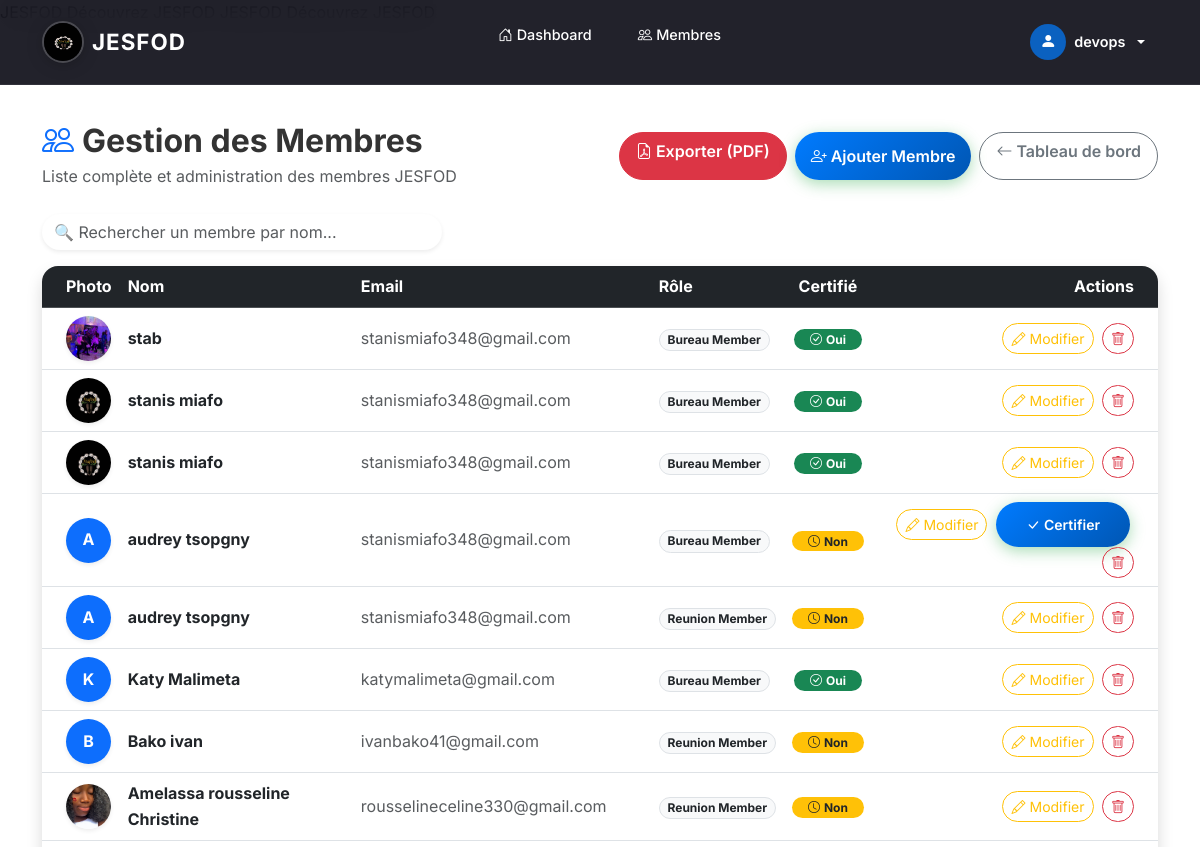
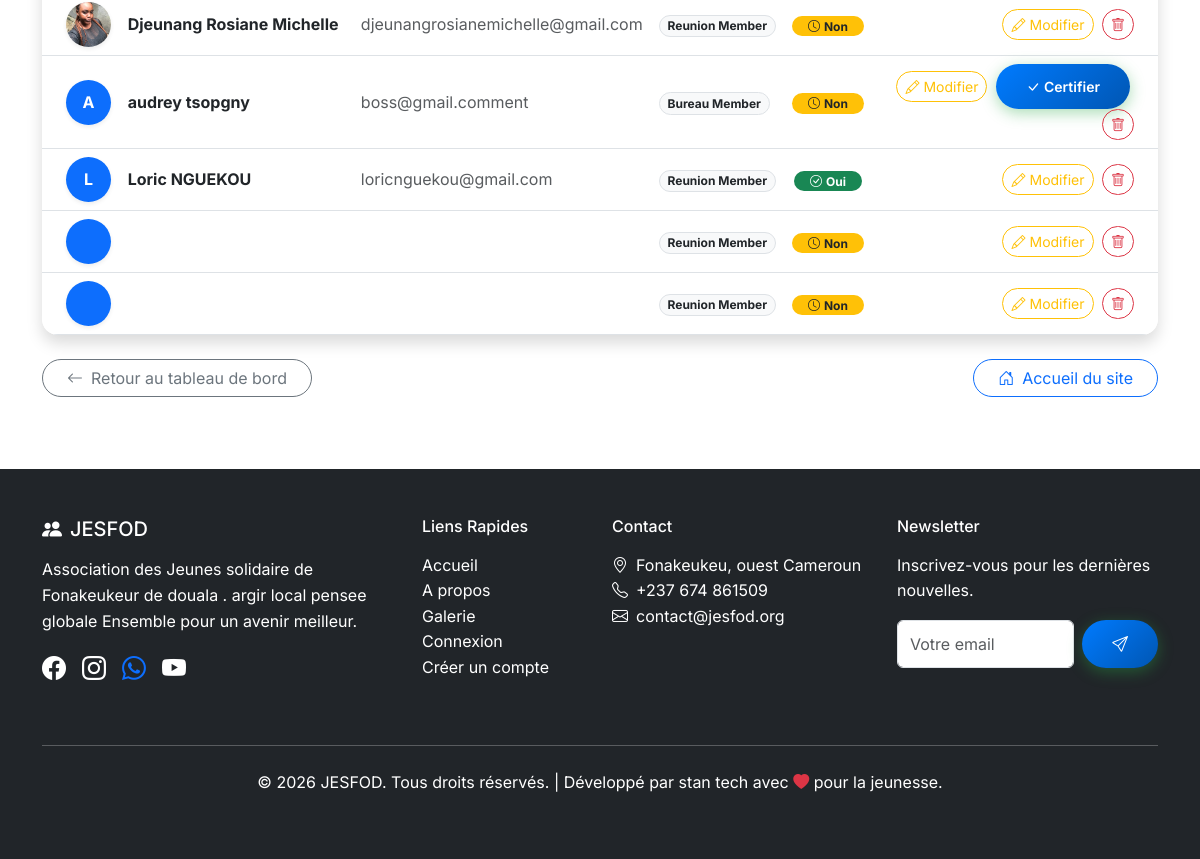
The page /adminjesfod/members/ (signed in) on the database as committed earlier (2 pictures, top to bottom).
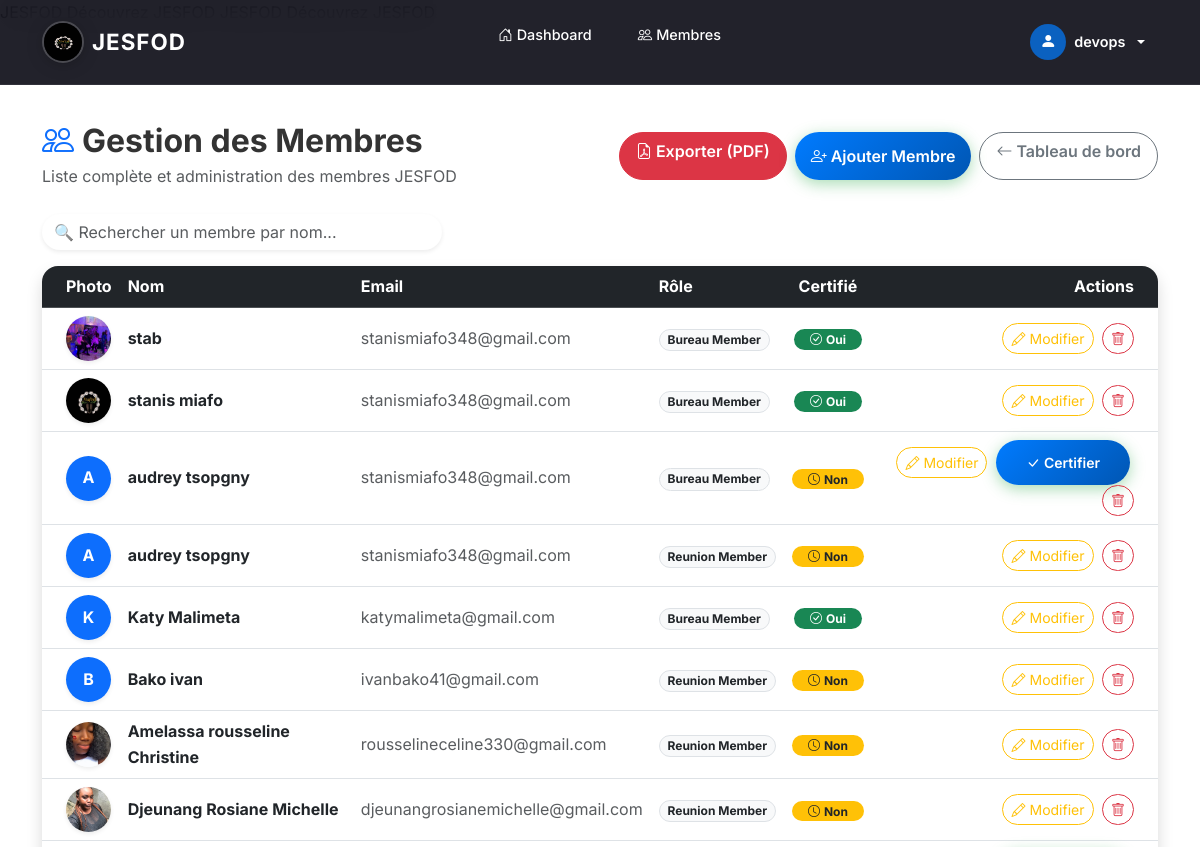
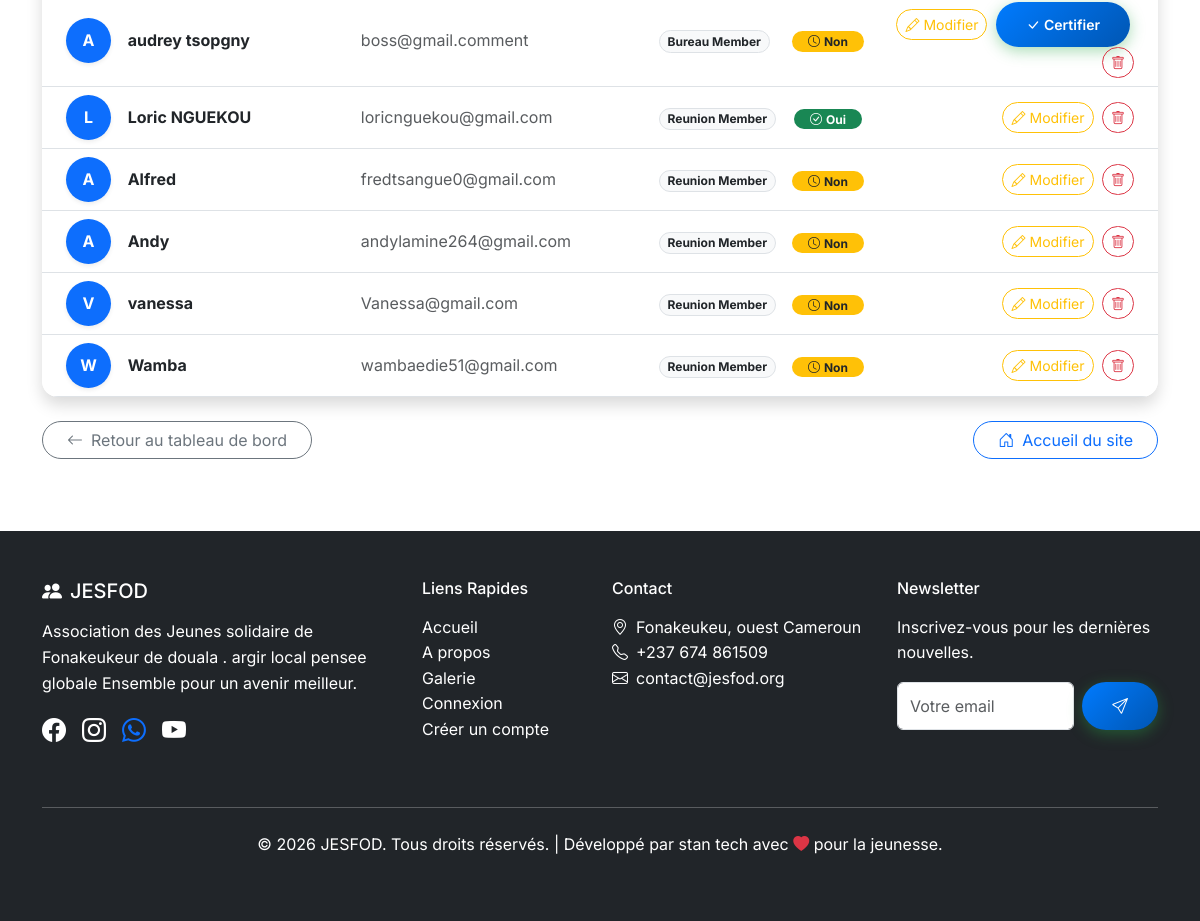
The same page on the database as committed later (2 pictures, top to bottom).
### menber_JESFOD/models.py (models this page shows, shortened)
class Member(models.Model):
    ROLE_CHOICES = [
        ('bureau', 'Bureau Member'),
        ('reunion', 'Reunion Member'),
    ]
    POSITION_CHOICES = [
        ('president', 'Président(e)'),
        ('vice_president', 'Vice-Président(e)'),
        ('secretaire_general', 'Secrétaire Général(e)'),
        ('secretaire_adjoint', 'Vice-Secrétaire'),
        ('censeur', 'Censeur'),
        ('charge_culturel', 'Chargé(e) des Affaires Culturelles'),
        ('charge_com', 'Chargé(e) de Communication'),
        ('charge_animation', 'Chargé(e) Animation'),
        ('tresorier', 'Trésorier(e)'),
        ('tresorier_adjoint', 'Trésorier(e) Adjoint(e)'),
        ('commissaire_comptes', 'Commissaire aux Comptes'),
        ('charge_sport', 'Chargé(e) des Sports'),
        ('sante', 'Chargé(e) de la Santé'),
        ('conseiller', 'Conseiller(e)'),
        ('membre', 'Membre du Bureau'),
        ('membre_reunion', 'Membre de Réunion'),
    ]
    SCHOOL_LEVEL_CHOICES = [
        ('primaire', 'Primaire'),
        ('college', 'Collège'),
        ('lycee', 'Lycée'),
        ('universite', 'Université'),
        ('master', 'Master'),
        ('doctorat', 'Doctorat'),
    ]
    user = models.OneToOneField(User, on_delete=models.CASCADE)
    name = models.CharField(max_length=100)
    email = models.EmailField()
    phone = models.CharField(max_length=20, blank=True)
    address = models.TextField(blank=True)
    profile_photo = models.ImageField(upload_to='profiles/', blank=True, null=True)
    school_level = models.CharField(max_length=20, choices=SCHOOL_LEVEL_CHOICES, blank=True)
    role = models.CharField(max_length=10, choices=ROLE_CHOICES, default='reunion')
    position = models.CharField(max_length=50, choices=POSITION_CHOICES, default='membre',
                                help_text="Poste occupé au sein du bureau (si applicable)")
    is_certified = models.BooleanField(default=False)
    certification_date = models.DateTimeField(null=True, blank=True)
    activities = models.TextField(blank=True, help_text="Activités et responsabilités du membre")
    @property
    def is_bureau(self):
        return self.role == 'bureau'
    @property
    def is_tresorier_access(self):
        return self.role == 'bureau' and self.position in ('president', 'vice_president', 'tresorier', 'tresorier_adjoint', 'commissaire_comptes')
    @property
    def is_secretaire_access(self):
        return self.role == 'bureau' and self.position in ('president', 'vice_president', 'secretaire_general', 'secretaire_adjoint')

### admin_JESFOD/views.py (the view)
# urls.py: path('members/', views.MemberListView.as_view(), name='member_list'),
class MemberListView(BureauRequiredMixin, ListView):
    model = Member
    template_name = 'admin_JESFOD/member_list.html'
    context_object_name = 'members'
    def get_queryset(self):
        return Member.objects.prefetch_related('finances').all()
    def get_context_data(self, **kwargs):
        context = super().get_context_data(**kwargs)
        context['is_admin_page'] = True
        return context

### admin_JESFOD/views.py (called while the page is built)
def is_bureau(user):
    try:
        return Member.objects.get(user=user).is_bureau
    except Member.DoesNotExist:
        return False

    def test_func(self):
        return is_bureau(self.request.user)

### admin_JESFOD/templates/admin_JESFOD/member_list.html (shortened to what the changed rows need)
{% extends 'base.html' %}
{% block content %}
<div class="container mt-4 py-4">
  <div class="d-flex justify-content-between align-items-center mb-4 flex-wrap gap-3">
    <div>
      <h2 class="fw-bold mb-1"><i class="bi bi-people text-primary me-2"></i>Gestion des Membres</h2>
    </div>
  </div>
  <div class="card border-0 shadow rounded-4 overflow-hidden">
    <div class="card-body p-0">
      <div class="table-responsive">
        <table class="table table-hover align-middle mb-0">
          <thead class="table-dark">
            <tr>
              <th class="ps-4">Photo</th>
              <th>Nom</th>
              <th>Email</th>
              <th>Rôle</th>
              <th class="text-center">Certifié</th>
              <th class="text-end pe-4">Actions</th>
            </tr>
          </thead>
          <tbody>
            {% for member in members %}
            <tr>
              <td class="ps-4">
                {% if member.profile_photo %}
                <img src="{{ member.profile_photo.url }}" alt="{{ member.name }}" class="rounded-circle shadow-sm" style="width: 45px; height: 45px; object-fit: cover;">
                {% else %}
                <div class="rounded-circle shadow-sm d-flex align-items-center justify-content-center fw-bold text-white bg-primary" style="width: 45px; height: 45px;">
                  {{ member.name.0|upper }}
                </div>
                {% endif %}
              </td>
              <td class="fw-bold text-dark">{{ member.name }}</td>
              <td class="text-muted">{{ member.email }}</td>
              <td><span class="badge bg-light text-dark border rounded-pill">{{ member.get_role_display }}</span></td>
              <td class="text-center">
                {% if member.is_certified %}
                  <span class="badge bg-success rounded-pill px-3 py-1"><i class="bi bi-check-circle me-1"></i>Oui</span>
                {% else %}
                  <span class="badge bg-warning text-dark rounded-pill px-3 py-1"><i class="bi bi-clock me-1"></i>Non</span>
                {% endif %}
              </td>
              <td class="text-end pe-4">
                <a href="{% url 'member_update' member.pk %}" class="btn btn-sm btn-outline-warning rounded-pill me-1"><i class="bi bi-pencil me-1"></i>Modifier</a>
                {% if not member.is_certified and member.role == 'bureau' %}
                <form action="{% url 'certify_member' member.pk %}" method="post" class="d-inline">
                  <button type="submit" class="btn btn-sm btn-success rounded-pill me-1"><i class="bi bi-check-lg me-1"></i>Certifier</button>
                </form>
                {% endif %}
                <a href="{% url 'member_delete' member.pk %}" class="btn btn-sm btn-outline-danger rounded-pill" onclick="return confirm('Confirmer la suppression ?')"><i class="bi bi-trash"></i></a>
              </td>
            </tr>
            {% empty %}
            <tr><td colspan="6" class="text-center py-4 text-muted">Aucun membre enregistré.</td></tr>
            {% endfor %}
          </tbody>
        </table>
      </div>
    </div>
  </div>
</div>
{% endblock %}

Rows that differ between the two databases and show on the page:
removed Member: profile_photo (picture), name "stanis miafo", email "stanismiafo348@gmail.com", role "Bureau Member", is_certified True (drawn)
changed Member: name.0 (not shown) → "A"; name (not shown) → "Alfred"; email (not shown) → "fredtsangue0@gmail.com"
changed Member: name.0 (not shown) → "A"; name (not shown) → "Andy"; email (not shown) → "andylamine264@gmail.com"
added Member: name.0 "V", name "vanessa", email "Vanessa@gmail.com", role "Reunion Member", is_certified False (drawn)
added Member: name.0 "W", name "Wamba", email "wambaedie51@gmail.com", role "Reunion Member", is_certified False (drawn)
